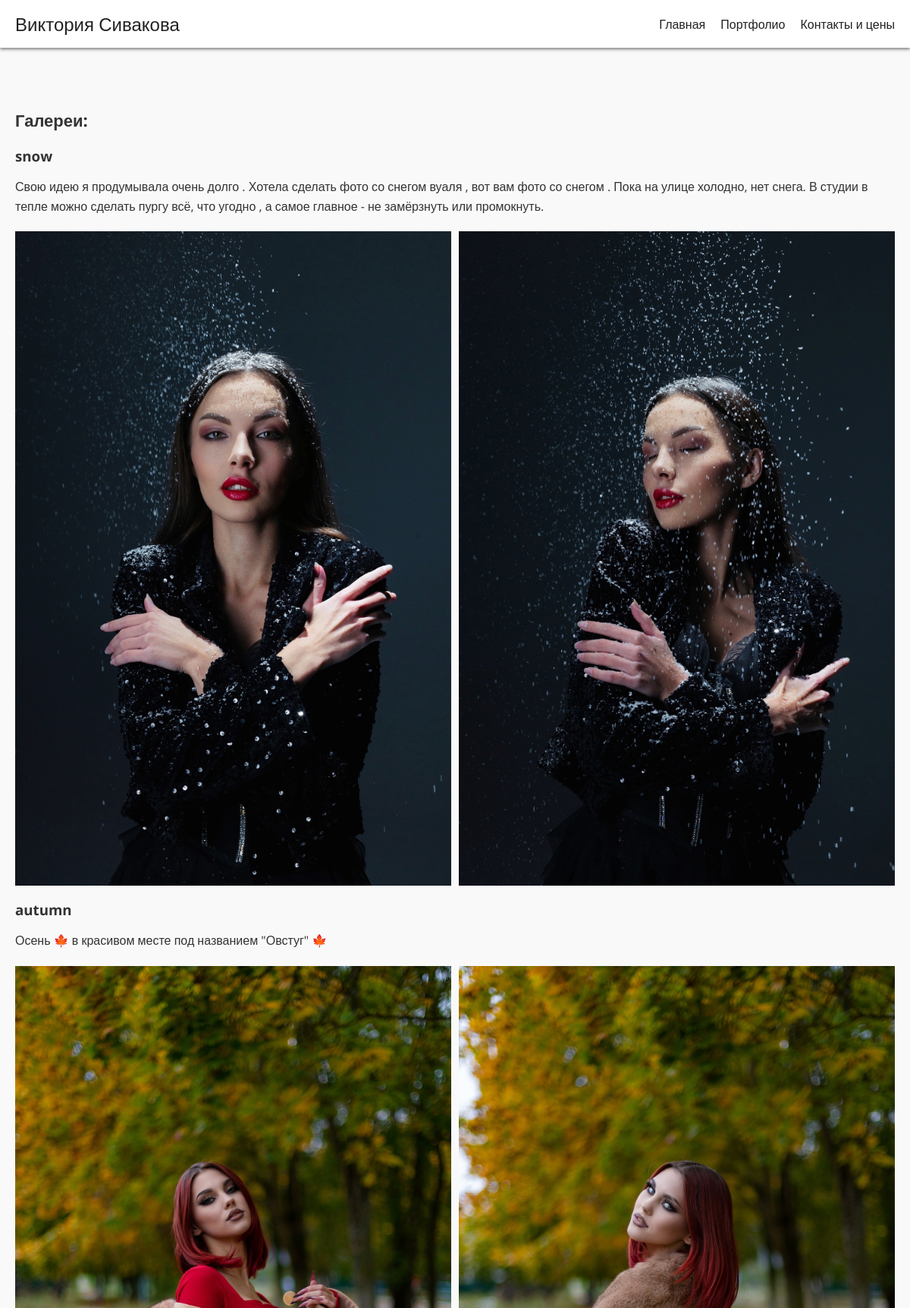
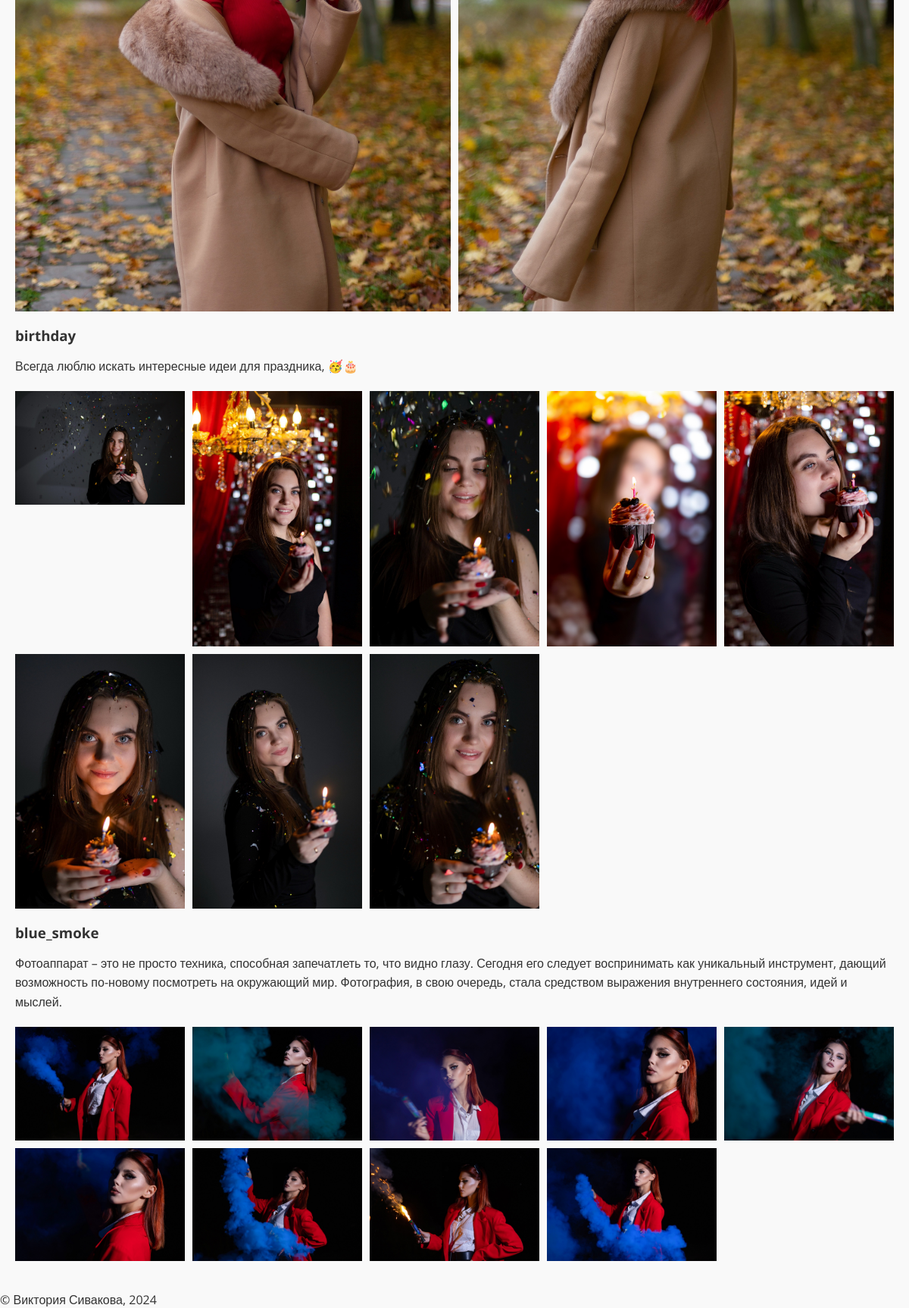
The page /portfolio/ on the database its author committed (2 pictures, top to bottom).
### main_app/models.py (models this page shows, shortened)
class Gallery(models.Model):
    title = models.CharField(max_length=200)
    description = models.TextField()
    created_at = models.DateTimeField(auto_now_add=True)

### main_app/views.py (the view)
# urls.py: path('portfolio/', portfolio, name='portfolio'),
def portfolio(request):
    galleries = Gallery.objects.all()
    images = {}
    for gallery in galleries:
        gallery_path = os.path.join(settings.BASE_DIR, 'main_app', 'static', 'main_app', 'images', gallery.title)
        if os.path.exists(gallery_path):
            images[gallery.title] = {
                'images': [os.path.join('main_app', 'images', gallery.title, img) for img in os.listdir(gallery_path)],
                'title': gallery.title,
                'description': gallery.description,
            }
        else:
            print(f"Путь к галерее не существует: {gallery_path}")  # Для отладки
    return render(request, 'portfolio.html', {'galleries': galleries, 'images': images})

### main_app/templates/portfolio.html (shortened to what this page needs)
{% extends 'base.html' %}
{% load static %}
{% block content %}
<div class="portfolio-section">
    <h2>Галереи:</h2>
    {% for gallery_title, data in images.items %}
        <div class="gallery">
            <h3 class="gallery-title">{{ data.title }}</h3>
            <p>{{ data.description }}</p>
            <div class="gallery-images">
                {% for img in data.images %}
                    <img src="{% static img %}" alt="{{ data.title }}" class="gallery-image">
                {% endfor %}
            </div>
        </div>
    {% endfor %}
</div>
<link rel="stylesheet" href="https://cdnjs.cloudflare.com/ajax/libs/lightbox2/2.11.3/css/lightbox.min.css">
{% endblock %}

### main_app/templates/base.html (shortened to what this page needs)
<!DOCTYPE html>
<html lang="ru">
<head>
    <link rel="stylesheet" href="https://use.fontawesome.com/releases/v5.15.4/css/all.css"
>
    {% load static %}
    <link rel="stylesheet" href="{% static 'css/styles.css' %}">
</head>
<body>
    <header>
        <h1>Виктория Сивакова</h1>
        <nav>
            <a href="{% url 'home' %}">Главная</a>
            <a href="{% url 'portfolio' %}">Портфолио</a>
            <a href="{% url 'contact' %}">Контакты и цены</a>
        </nav>
    </header>
    <main class="container">
        {% block content %}
        {% endblock %}
    </main>
    <footer>
        © Виктория Сивакова, 2024
    </footer>
</body>
</html>

### main_app/static/css/styles.css (style rules this page uses)
* { box-sizing: border-box; }
body { font-family: 'Open Sans', sans-serif; margin: 0; padding: 0; background-color: #f9f9f9; color: #333; }
header { background-color: #fff; box-shadow: 0 2px 4px rgba(0, 0, 0, 0.5); padding: 15px 20px; display: flex; justify-content: space-between; align-items: center; }
header h1 { margin: 0; font-size: 24px; font-weight: normal; color: #222; }
nav { display: flex; gap: 20px; }
nav a { color: #222; text-decoration: none; transition: color 0.3s ease; }
.container { max-width: 1200px; margin: 0 auto; padding: 40px 20px; }
h2 { font-size: 22px; margin-top: 40px; margin-bottom: 20px; }
p { line-height: 1.6; margin-bottom: 20px; }
.gallery-title { margin-bottom: 10px; }
.gallery-images { display: grid; grid-template-columns: repeat(auto-fit, minmax(200px, 1fr)); gap: 10px; }
.gallery-image { width: 100%; height: auto; cursor: pointer; }

### rows shown on the page
Gallery: title "snow", description "Свою идею я продумывала очень долго . Хотела сделать фото со снегом вуаля , вот вам фото со снегом . Пока на улице холодно, нет снега. В студии в тепле можно сделать пургу всё, что угодно , а самое главное - не замёрзнуть или промокнуть.", title (picture)
Gallery: title "autumn", description "Осень 🍁 в красивом месте под названием \"Овстуг\" 🍁", title (picture)
Gallery: title "birthday", description "Всегда люблю искать интересные идеи для праздника, 🥳🎂", title (picture)
Gallery: title "blue_smoke", description "Фотоаппарат – это не просто техника, способная запечатлеть то, что видно глазу. Сегодня его следует воспринимать как уникальный инструмент, дающий возможность по-новому посмотреть на окружающий мир. Фотография, в свою очередь, стала средством выражения внутреннего состояния, идей и мыслей.", title (picture)
